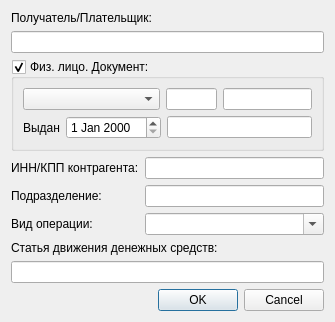
<?xml version="1.0" encoding="UTF-8"?>
<ui version="4.0">
 <class>OperationInfoDialog</class>
 <widget class="QDialog" name="OperationInfoDialog">
  <property name="geometry">
   <rect>
    <x>0</x>
    <y>0</y>
    <width>313</width>
    <height>296</height>
   </rect>
  </property>
  <property name="windowTitle">
   <string>Dialog</string>
  </property>
  <layout class="QGridLayout" name="gridLayout">
   <item row="0" column="0" colspan="2">
    <widget class="QLabel" name="lblPersonName">
     <property name="text">
      <string>Получатель/Плательщик:</string>
     </property>
    </widget>
   </item>
   <item row="1" column="0" colspan="3">
    <widget class="QLineEdit" name="edtPersonName">
     <property name="toolTip">
      <string>&lt;html&gt;&lt;head/&gt;&lt;body&gt;&lt;p&gt;Имя/Наименование лица (физического/юридического), производящего оплату товаров/услуг или получающего денежные средства.&lt;/p&gt;&lt;/body&gt;&lt;/html&gt;</string>
     </property>
    </widget>
   </item>
   <item row="2" column="0" colspan="3">
    <widget class="QGroupBox" name="gbNaturalPersonDocument">
     <property name="toolTip">
      <string>&lt;html&gt;&lt;head/&gt;&lt;body&gt;&lt;p&gt;Указывает, что контрагент является физическим лицом.&lt;/p&gt;&lt;p&gt;Позволяет указать данные о документе контрагента, удостоверяющем его личность.&lt;/p&gt;&lt;/body&gt;&lt;/html&gt;</string>
     </property>
     <property name="title">
      <string>Физ. лицо. Документ:</string>
     </property>
     <property name="checkable">
      <bool>true</bool>
     </property>
     <layout class="QGridLayout" name="gridLayout_14">
      <item row="0" column="3">
       <widget class="QLineEdit" name="edtDocumentNumber">
        <property name="sizePolicy">
         <sizepolicy hsizetype="Preferred" vsizetype="Fixed">
          <horstretch>0</horstretch>
          <verstretch>0</verstretch>
         </sizepolicy>
        </property>
        <property name="maximumSize">
         <size>
          <width>96</width>
          <height>16777215</height>
         </size>
        </property>
        <property name="toolTip">
         <string>&lt;html&gt;&lt;head/&gt;&lt;body&gt;&lt;p&gt;Номер документа, удостоверяющего личность.&lt;/p&gt;&lt;/body&gt;&lt;/html&gt;</string>
        </property>
       </widget>
      </item>
      <item row="0" column="0">
       <widget class="QComboBox" name="cmbDocumentType">
        <property name="sizePolicy">
         <sizepolicy hsizetype="Expanding" vsizetype="Fixed">
          <horstretch>0</horstretch>
          <verstretch>0</verstretch>
         </sizepolicy>
        </property>
        <property name="toolTip">
         <string>&lt;html&gt;&lt;head/&gt;&lt;body&gt;&lt;p&gt;Тип документа, удостоверяющего личность.&lt;/p&gt;&lt;/body&gt;&lt;/html&gt;</string>
        </property>
       </widget>
      </item>
      <item row="1" column="0" colspan="4">
       <layout class="QHBoxLayout" name="horizontalLayout">
        <item>
         <widget class="QLabel" name="lblDocumentIssued">
          <property name="text">
           <string>Выдан</string>
          </property>
         </widget>
        </item>
        <item>
         <widget class="QDateEdit" name="edtDocumentIssuedDate">
          <property name="sizePolicy">
           <sizepolicy hsizetype="Preferred" vsizetype="Fixed">
            <horstretch>0</horstretch>
            <verstretch>0</verstretch>
           </sizepolicy>
          </property>
          <property name="toolTip">
           <string>&lt;html&gt;&lt;head/&gt;&lt;body&gt;&lt;p&gt;Дата выдачи документа, удостоверяющего личность.&lt;/p&gt;&lt;/body&gt;&lt;/html&gt;</string>
          </property>
         </widget>
        </item>
        <item>
         <widget class="QLineEdit" name="edtDocumentIssued">
          <property name="toolTip">
           <string>&lt;html&gt;&lt;head/&gt;&lt;body&gt;&lt;p&gt;Организация, выдавшая документ, удостоверяющий личность.&lt;/p&gt;&lt;/body&gt;&lt;/html&gt;</string>
          </property>
         </widget>
        </item>
       </layout>
      </item>
      <item row="0" column="1" colspan="2">
       <widget class="QLineEdit" name="edtDocumentSerial">
        <property name="sizePolicy">
         <sizepolicy hsizetype="Preferred" vsizetype="Fixed">
          <horstretch>0</horstretch>
          <verstretch>0</verstretch>
         </sizepolicy>
        </property>
        <property name="maximumSize">
         <size>
          <width>64</width>
          <height>16777215</height>
         </size>
        </property>
        <property name="toolTip">
         <string>&lt;html&gt;&lt;head/&gt;&lt;body&gt;&lt;p&gt;Серия документа, удостоверяющего личность&lt;/p&gt;&lt;/body&gt;&lt;/html&gt;</string>
        </property>
       </widget>
      </item>
     </layout>
    </widget>
   </item>
   <item row="3" column="0">
    <widget class="QLabel" name="lblPersonINN">
     <property name="text">
      <string>ИНН/КПП контрагента:</string>
     </property>
    </widget>
   </item>
   <item row="3" column="1" colspan="2">
    <widget class="QLineEdit" name="edtPersonINN">
     <property name="toolTip">
      <string>&lt;html&gt;&lt;head/&gt;&lt;body&gt;&lt;p&gt;Индивидуальный номер налогоплательщика(ИНН) и, если есть, код причины постановки на учет (КПП).&lt;/p&gt;&lt;/body&gt;&lt;/html&gt;</string>
     </property>
    </widget>
   </item>
   <item row="4" column="0">
    <widget class="QLabel" name="lblSubstructure">
     <property name="text">
      <string>Подразделение:</string>
     </property>
    </widget>
   </item>
   <item row="4" column="1" colspan="2">
    <widget class="QLineEdit" name="edtSubstructure">
     <property name="toolTip">
      <string>&lt;html&gt;&lt;head/&gt;&lt;body&gt;&lt;p&gt;Подразделение, в рамках которого производилась кассовая операция.&lt;/p&gt;&lt;/body&gt;&lt;/html&gt;</string>
     </property>
    </widget>
   </item>
   <item row="5" column="0">
    <widget class="QLabel" name="lblOperationType">
     <property name="text">
      <string>Вид операции:</string>
     </property>
    </widget>
   </item>
   <item row="5" column="1" colspan="2">
    <widget class="QComboBox" name="cmbOperationType">
     <property name="toolTip">
      <string>&lt;html&gt;&lt;head/&gt;&lt;body&gt;&lt;p&gt;Вид текущей операции по кассе. Список доступных вариантов можно задать через базу данных (справочник rbECROperationType)&lt;/p&gt;&lt;/body&gt;&lt;/html&gt;</string>
     </property>
     <property name="editable">
      <bool>true</bool>
     </property>
    </widget>
   </item>
   <item row="6" column="0" colspan="3">
    <widget class="QLabel" name="lblCashFlowArticle">
     <property name="text">
      <string>Статья движения денежных средств:</string>
     </property>
    </widget>
   </item>
   <item row="7" column="0" colspan="3">
    <widget class="QLineEdit" name="edtCashFlowArticle">
     <property name="enabled">
      <bool>true</bool>
     </property>
     <property name="toolTip">
      <string>&lt;html&gt;&lt;head/&gt;&lt;body&gt;&lt;p&gt;Информация для бухгалтерского учета.&lt;/p&gt;&lt;/body&gt;&lt;/html&gt;</string>
     </property>
    </widget>
   </item>
   <item row="8" column="2">
    <widget class="QDialogButtonBox" name="buttonBox">
     <property name="standardButtons">
      <set>QDialogButtonBox::Cancel|QDialogButtonBox::Ok</set>
     </property>
    </widget>
   </item>
  </layout>
 </widget>
 <resources/>
 <connections>
  <connection>
   <sender>buttonBox</sender>
   <signal>accepted()</signal>
   <receiver>OperationInfoDialog</receiver>
   <slot>accept()</slot>
   <hints>
    <hint type="sourcelabel">
     <x>179</x>
     <y>274</y>
    </hint>
    <hint type="destinationlabel">
     <x>95</x>
     <y>266</y>
    </hint>
   </hints>
  </connection>
  <connection>
   <sender>buttonBox</sender>
   <signal>rejected()</signal>
   <receiver>OperationInfoDialog</receiver>
   <slot>reject()</slot>
   <hints>
    <hint type="sourcelabel">
     <x>262</x>
     <y>273</y>
    </hint>
    <hint type="destinationlabel">
     <x>242</x>
     <y>4</y>
    </hint>
   </hints>
  </connection>
 </connections>
</ui>
